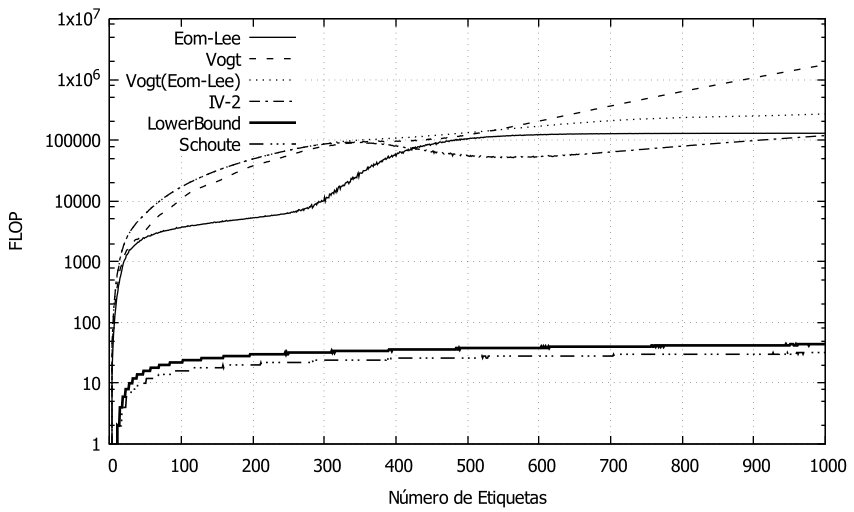

Source code (gnuplot):
set xlabel "Número de Etiquetas"
set ylabel "FLOP"
set monochrome
set key vertical top left
set logscale y
set grid
plot "Eom-Lee-FLOP-64.txt" u 1:2 t 'Eom-Lee' w lines, \
"Vogt-FLOP-64.txt" u 1:2 t 'Vogt' w lines, \
"Vogt(Eom-Lee)-FLOP-64.txt" u 1:2 t 'Vogt(Eom-Lee)' w lines, \
"IV-2-FLOP-64.txt" u 1:2 t 'IV-2' w lines, \
"LowerBound-FLOP-64.txt" u 1:2 t 'LowerBound' w lines, \
"Schoute-FLOP-64.txt" u 1:2 t 'Schoute' w lines, \
